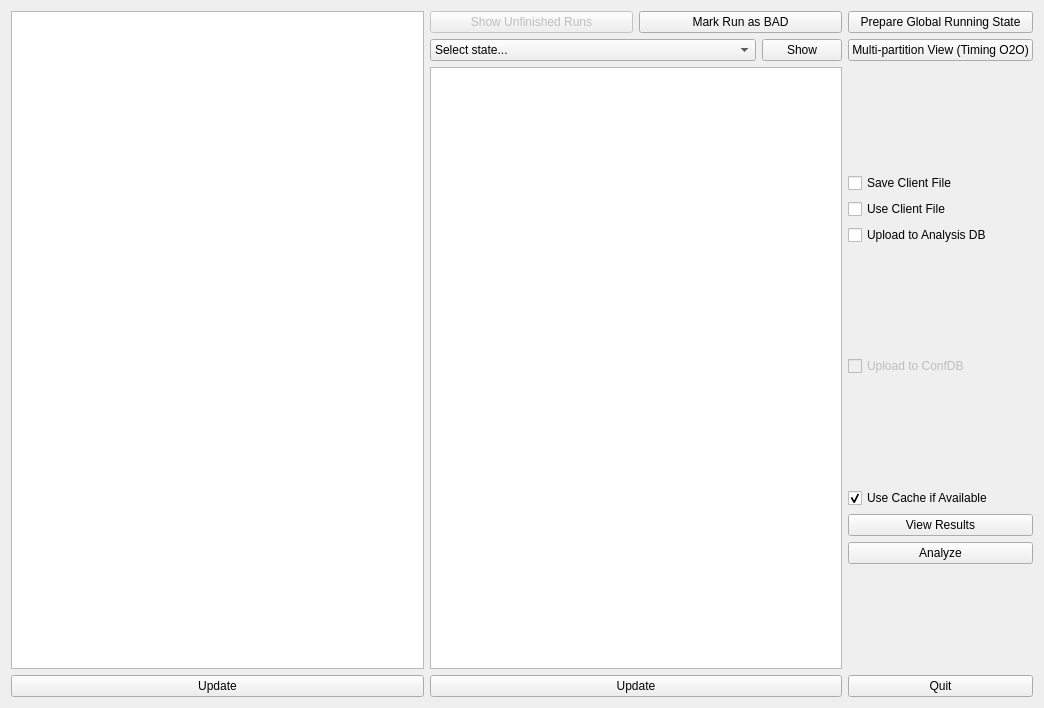
<?xml version="1.0" encoding="UTF-8"?>
<ui version="4.0">
 <class>Startup</class>
 <widget class="QConnectedTabWidget" name="Startup">
  <property name="geometry">
   <rect>
    <x>0</x>
    <y>0</y>
    <width>1044</width>
    <height>708</height>
   </rect>
  </property>
  <property name="windowTitle">
   <string>Start up</string>
  </property>
  <layout class="QGridLayout" name="gridLayout_2">
   <item row="0" column="0">
    <layout class="QGridLayout" name="gridLayout">
     <item row="0" column="0">
      <layout class="QVBoxLayout" name="verticalLayout_5">
       <item>
        <widget class="QTableView" name="partitionView">
         <property name="selectionMode">
          <enum>QAbstractItemView::SingleSelection</enum>
         </property>
         <property name="selectionBehavior">
          <enum>QAbstractItemView::SelectRows</enum>
         </property>
         <property name="sortingEnabled">
          <bool>true</bool>
         </property>
         <property name="wordWrap">
          <bool>false</bool>
         </property>
        </widget>
       </item>
       <item>
        <widget class="QPushButton" name="btnUpdatePartitions">
         <property name="text">
          <string>Update</string>
         </property>
        </widget>
       </item>
      </layout>
     </item>
     <item row="0" column="1">
      <layout class="QVBoxLayout" name="verticalLayout">
       <item>
        <layout class="QHBoxLayout" name="horizontalLayout">
         <item>
          <widget class="QPushButton" name="btnShowUnfinished">
           <property name="enabled">
            <bool>false</bool>
           </property>
           <property name="text">
            <string>Show Unfinished Runs</string>
           </property>
          </widget>
         </item>
         <item>
          <widget class="QPushButton" name="btnMarkBad">
           <property name="text">
            <string>Mark Run as BAD</string>
           </property>
          </widget>
         </item>
        </layout>
       </item>
       <item>
        <layout class="QHBoxLayout" name="horizontalLayout_2">
         <item>
          <widget class="QComboBox" name="cmbState">
           <property name="sizePolicy">
            <sizepolicy hsizetype="MinimumExpanding" vsizetype="Fixed">
             <horstretch>0</horstretch>
             <verstretch>0</verstretch>
            </sizepolicy>
           </property>
           <item>
            <property name="text">
             <string>Select state...</string>
            </property>
           </item>
           <item>
            <property name="text">
             <string>Current State</string>
            </property>
           </item>
           <item>
            <property name="text">
             <string>Last O2O'ed State</string>
            </property>
           </item>
          </widget>
         </item>
         <item>
          <widget class="QPushButton" name="btnState">
           <property name="text">
            <string>Show</string>
           </property>
          </widget>
         </item>
        </layout>
       </item>
       <item>
        <widget class="QTableView" name="runView">
         <property name="selectionMode">
          <enum>QAbstractItemView::ExtendedSelection</enum>
         </property>
         <property name="selectionBehavior">
          <enum>QAbstractItemView::SelectRows</enum>
         </property>
         <property name="sortingEnabled">
          <bool>true</bool>
         </property>
         <property name="wordWrap">
          <bool>false</bool>
         </property>
        </widget>
       </item>
       <item>
        <widget class="QPushButton" name="btnUpdateRuns">
         <property name="text">
          <string>Update</string>
         </property>
        </widget>
       </item>
      </layout>
     </item>
     <item row="0" column="2">
      <layout class="QVBoxLayout" name="verticalLayout_7">
       <item>
        <widget class="QPushButton" name="btnPrepareGlobal">
         <property name="enabled">
          <bool>true</bool>
         </property>
         <property name="text">
          <string>Prepare Global Running State</string>
         </property>
        </widget>
       </item>
       <item>
        <widget class="QPushButton" name="btnTimingO2O">
         <property name="text">
          <string>Multi-partition View (Timing O2O)</string>
         </property>
        </widget>
       </item>
       <item>
        <spacer name="verticalSpacer_5">
         <property name="orientation">
          <enum>Qt::Vertical</enum>
         </property>
         <property name="sizeHint" stdset="0">
          <size>
           <width>20</width>
           <height>40</height>
          </size>
         </property>
        </spacer>
       </item>
       <item>
        <widget class="QCheckBox" name="chkSaveClient">
         <property name="text">
          <string>Save Client File</string>
         </property>
        </widget>
       </item>
       <item>
        <widget class="QCheckBox" name="chkUseClient">
         <property name="text">
          <string>Use Client File</string>
         </property>
        </widget>
       </item>
       <item>
        <widget class="QCheckBox" name="chkUploadAnalysis">
         <property name="text">
          <string>Upload to Analysis DB</string>
         </property>
         <property name="enabled">
          <bool>true</bool>
         </property>
        </widget>
       </item>
       <item>
        <spacer name="verticalSpacer_6">
         <property name="orientation">
          <enum>Qt::Vertical</enum>
         </property>
         <property name="sizeHint" stdset="0">
          <size>
           <width>20</width>
           <height>40</height>
          </size>
         </property>
        </spacer>
       </item>
       <item>
        <widget class="QCheckBox" name="chkUploadConfiguration">
         <property name="text">
          <string>Upload to ConfDB</string>
         </property>
         <property name="enabled">
           <bool>false</bool>
	 </property>
        </widget>
       </item>
       <item>
        <spacer name="verticalSpacer_7">
         <property name="orientation">
          <enum>Qt::Vertical</enum>
         </property>
         <property name="sizeHint" stdset="0">
          <size>
           <width>20</width>
           <height>40</height>
          </size>
         </property>
        </spacer>
       </item>
       <item>
        <widget class="QCheckBox" name="chkUseCache">
         <property name="text">
          <string>Use Cache if Available</string>
         </property>
         <property name="checked">
          <bool>true</bool>
         </property>
        </widget>
       </item>
       <item>
        <widget class="QPushButton" name="btnViewResults">
         <property name="text">
          <string>View Results</string>
         </property>
        </widget>
       </item>
       <item>
        <widget class="QPushButton" name="btnAnalyze">
         <property name="text">
          <string>Analyze</string>
         </property>
        </widget>
       </item>
       <item>
        <spacer name="verticalSpacer_8">
         <property name="orientation">
          <enum>Qt::Vertical</enum>
         </property>
         <property name="sizeHint" stdset="0">
          <size>
           <width>20</width>
           <height>40</height>
          </size>
         </property>
        </spacer>
       </item>
       <item>
        <widget class="QPushButton" name="btnQuit">
         <property name="text">
          <string>Quit</string>
         </property>
        </widget>
       </item>
      </layout>
     </item>
    </layout>
   </item>
  </layout>
 </widget>
 <customwidgets>
  <customwidget>
   <class>QConnectedTabWidget</class>
   <extends>QWidget</extends>
   <header>QConnectedTabWidget.h</header>
   <container>1</container>
  </customwidget>
 </customwidgets>
 <resources/>
 <connections/>
</ui>
